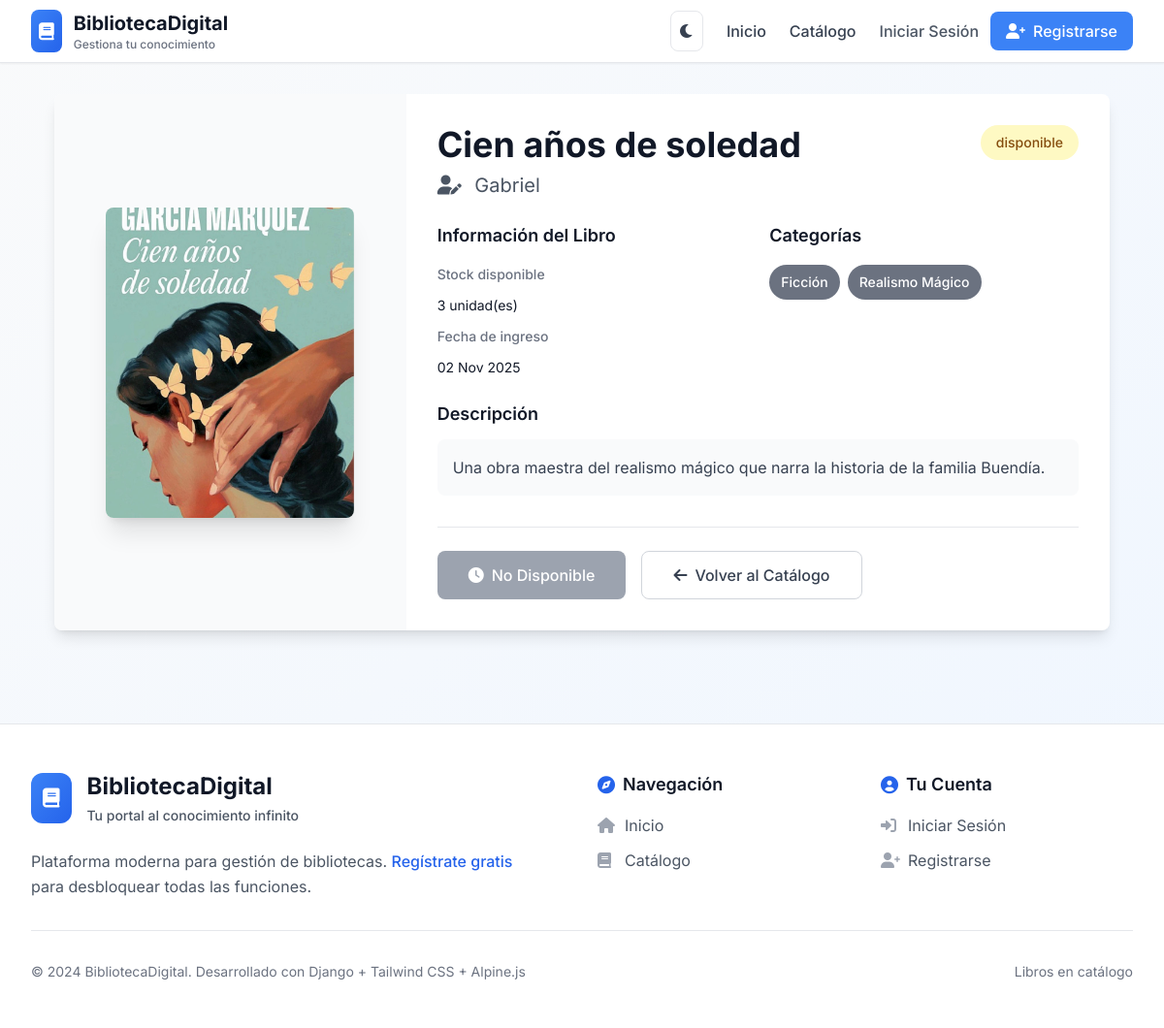
The app's page /libros/1/ with its own data.
### biblioteca/models.py (models this page shows, shortened)
class Libro(models.Model):
    ESTADOS = [
        ('Disponible', 'Disponible'),
        ('Prestado', 'Prestado'),
        ('En reparación', 'En reparación'),
    ]
    titulo = models.CharField(max_length=200)
    ISBN = models.CharField(max_length=20, blank=True)
    autores = models.ManyToManyField(Autor)
    categorias = models.ManyToManyField(Categoria)
    descripcion = models.TextField(max_length=1000, blank=True, default='')
    estado = models.CharField(max_length=20, choices=ESTADOS, default='Disponible')
    stock = models.IntegerField(default=1)
    portada = models.ImageField(upload_to='portadas/', blank=True, null=True)
    fecha_creacion = models.DateTimeField(auto_now_add=True)
    class Meta:
        verbose_name_plural = "Libros"

class Autor(models.Model):
    nombre = models.CharField(max_length=100)
    apellido = models.CharField(max_length=100, blank=True)
    nacionalidad = models.CharField(max_length=100, default='Desconocida')
    biografia = models.TextField(blank=True)
    foto = models.ImageField(upload_to='autores/', blank=True, null=True)
    class Meta:
        verbose_name_plural = "Autores"

class Categoria(models.Model):
    nombre = models.CharField(max_length=100)
    descripcion = models.TextField(blank=True)
    color = models.CharField(max_length=7, default='#3B82F6')  # Código hexadecimal
    class Meta:
        verbose_name_plural = "Categorías"

### biblioteca/views.py (the view)
# urls.py: path('libros/<int:id>/', views.libro_detail, name='libro_detail'),
def libro_detail(request, id):
    libro = get_object_or_404(Libro, id=id)
    context = {
        'libro': libro,
        'user': request.user,
    }
    return render(request, 'biblioteca/libro_detail.html', context)

### templates/biblioteca/libro_detail.html (shortened to what this page needs)
{% extends 'base.html' %}
{% load static %}
{% block content %}
<div class="max-w-6xl mx-auto py-8 px-4 sm:px-6 lg:px-8">
    <div class="bg-white rounded-lg shadow-lg overflow-hidden">
        <div class="md:flex">
            <div class="md:w-1/3 p-8 flex items-center justify-center bg-gray-50">
                {% if libro.portada %}
                    <img src="{{ libro.portada.url }}" alt="{{ libro.titulo }}"
                         class="w-64 h-80 object-cover rounded-lg shadow-xl hover:scale-105 transition duration-300">
                {% else %}
                    <div class="text-center text-gray-400">
                        <i class="fas fa-book text-8xl mb-4"></i>
                        <p class="text-lg">Sin portada disponible</p>
                    </div>
                {% endif %}
            </div>
            <div class="md:w-2/3 p-8">
                <div class="flex justify-between items-start mb-6">
                    <div>
                        <h1 class="text-4xl font-bold text-gray-900 mb-2">{{ libro.titulo }}</h1>
                        <p class="text-xl text-gray-600">
                            <i class="fas fa-user-edit mr-2"></i>
                            {% for autor in libro.autores.all %}
                            {{ autor.nombre }}{% if not forloop.last %}, {% endif %}
                            {% empty %}
                            Autor desconocido
                            {% endfor %}
                        </p>
                    </div>
                    <span class="px-4 py-2 rounded-full text-sm font-medium
                                {% if libro.estado == 'Disponible' %}bg-green-100 text-green-800
                                {% elif libro.estado == 'Prestado' %}bg-red-100 text-red-800
                                {% else %}bg-yellow-100 text-yellow-800{% endif %}">
                        {{ libro.estado }}
                    </span>
                </div>
                <div class="grid grid-cols-1 md:grid-cols-2 gap-6 mb-6">
                    <div>
                        <h3 class="font-semibold text-gray-900 mb-4 text-lg">Información del Libro</h3>
                        <dl class="space-y-3"><dt class="text-sm font-medium text-gray-500">Stock disponible</dt><dd class="text-sm text-gray-900 mb-3">{{libro.stock}} unidad(es)</dd><dt class="text-sm font-medium text-gray-500">Fecha de ingreso</dt><dd class="text-sm text-gray-900">{{libro.fecha_creacion|date:"d M Y"}}</dd></dl>
                    </div>
                    <div>
                        <h3 class="font-semibold text-gray-900 mb-4 text-lg">Categorías</h3>
                        <div class="flex flex-wrap gap-2">
                            {% for categoria in libro.categorias.all %}
                            <span class="px-3 py-2 text-sm rounded-full text-white font-medium bg-gray-500">
                                {{ categoria.nombre }}
                            </span>
                            {% empty %}
                            <span class="text-gray-500">Sin categorías</span>
                            {% endfor %}
                        </div>
                    </div>
                </div>
                {% if libro.descripcion %}
                <div class="mb-8">
                    <h3 class="font-semibold text-gray-900 mb-3 text-lg">Descripción</h3>
                    <p class="text-gray-700 leading-relaxed bg-gray-50 p-4 rounded-lg">{{ libro.descripcion }}</p>
                </div>
                {% endif %}
                <div class="flex space-x-4 pt-6 border-t border-gray-200">
                    {% if libro.estado == 'Disponible' %}
                    <a href="{% url 'reservar_libro' libro.id %}"
                            class="bg-blue-600 hover:bg-blue-700 text-white px-8 py-3 rounded-lg font-medium transition-colors flex items-center">
                        <i class="fas fa-bookmark mr-2"></i>
                        Reservar Libro
                    </a>
                    {% else %}
                    <a disabled
                            class="bg-gray-400 text-white px-8 py-3 rounded-lg font-medium flex items-center cursor-not-allowed">
                        <i class="fas fa-clock mr-2"></i>
                        No Disponible
                    </a>
                    {% endif %}
                    <a href="{% url 'libro_list' %}"
                       class="border border-gray-300 hover:bg-gray-50 text-gray-700 px-8 py-3 rounded-lg font-medium transition-colors flex items-center">
                        <i class="fas fa-arrow-left mr-2"></i>
                        Volver al Catálogo
                    </a>
                </div>
            </div>
        </div>
    </div>
</div>
{% endblock %}

### templates/base.html (style rules this page uses)
body { font-feature-settings: 'kern' 1, 'liga' 1, 'calt' 1; -webkit-font-smoothing: antialiased; }

### records on screen
Libro: portada (picture), titulo "Cien años de soledad", estado "disponible", stock "3", fecha_creacion "02 Nov 2025", descripcion "Una obra maestra del realismo mágico que narra la historia de la familia Buendía."
Autor: nombre "Gabriel"
Categoria: nombre "Ficción"
Categoria: nombre "Realismo Mágico"
